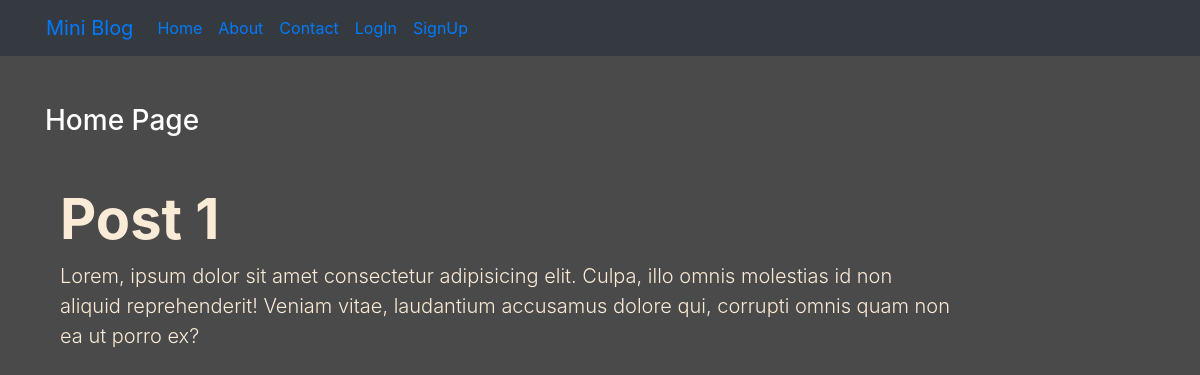
The app's page /, older data.
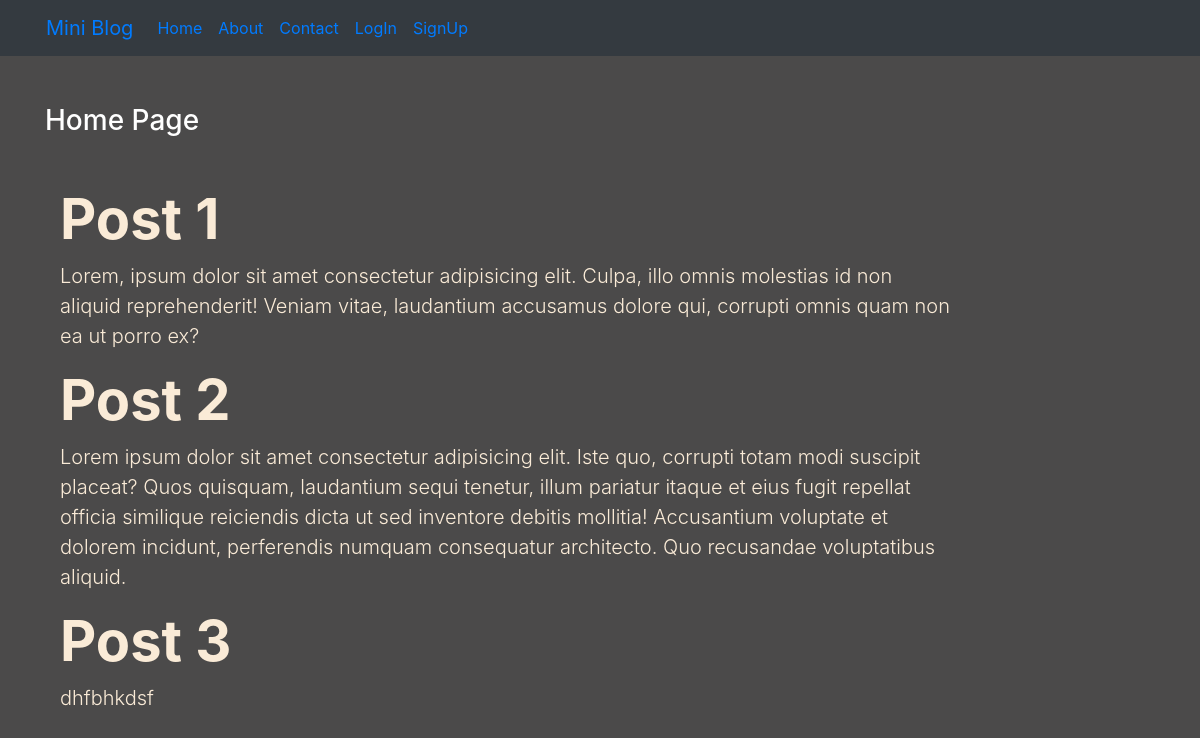
The same page, newer data.
### blog/models.py (models this page shows)
class Post(models.Model):
    title = models.CharField(max_length=150)
    desc = models.TextField()

### blog/views.py (the view)
# urls.py: 2. Add a URL to urlpatterns:  path('', views.home, name='home')
def home(request):
    posts = Post.objects.all()
    return render(request, 'blog/home.html', {'posts':posts})

### blog/templates/blog/home.html
{% extends 'blog/base.html' %}
{% load static %}
{% block content %}
<div class="col-sm-10">
    <h3 class="text-white my-5">Home Page</h3>
    {% for post in posts %}
        <div class="container">
          <h1 class="display-4 font-weight-bold">{{post.title}}</h1>
          <p class="lead">{{post.desc}}</p>
        </div>
    {% endfor %}
</div>
{% endblock content %}

Row changes from the older to the newer data that the page shows:
added Post: title "Post 2", desc "Lorem ipsum dolor sit amet consectetur adipisicing elit. Iste quo, corrupti totam modi suscipit placeat? Quos quisquam, laudantium sequi tenetur, illum pariatur itaque et eius fugit repellat officia similique reiciendis dicta ut sed inventore debitis mollitia! Accusantium voluptate et dolorem incidunt, perferendis numquam consequatur architecto. Quo recusandae voluptatibus aliquid."
added Post: title "Post 3", desc "dhfbhkdsf"
